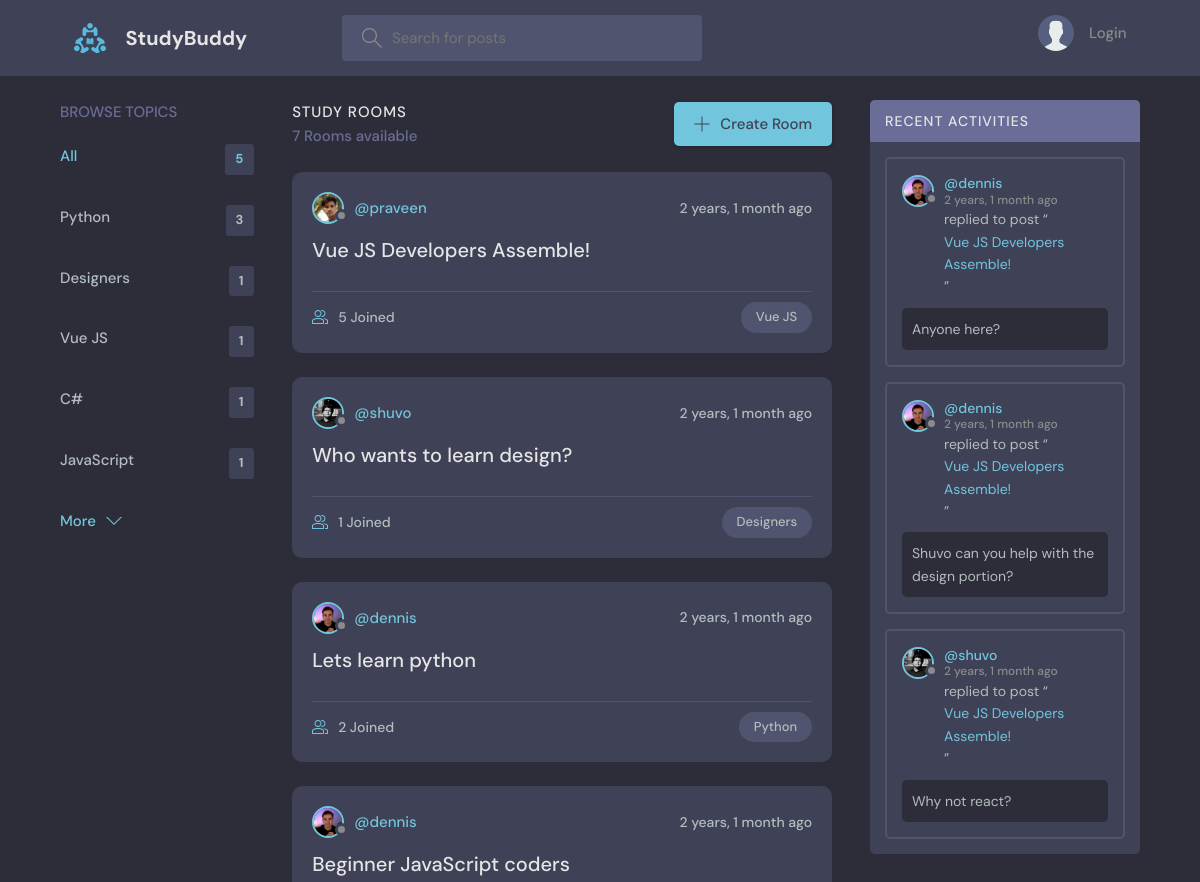
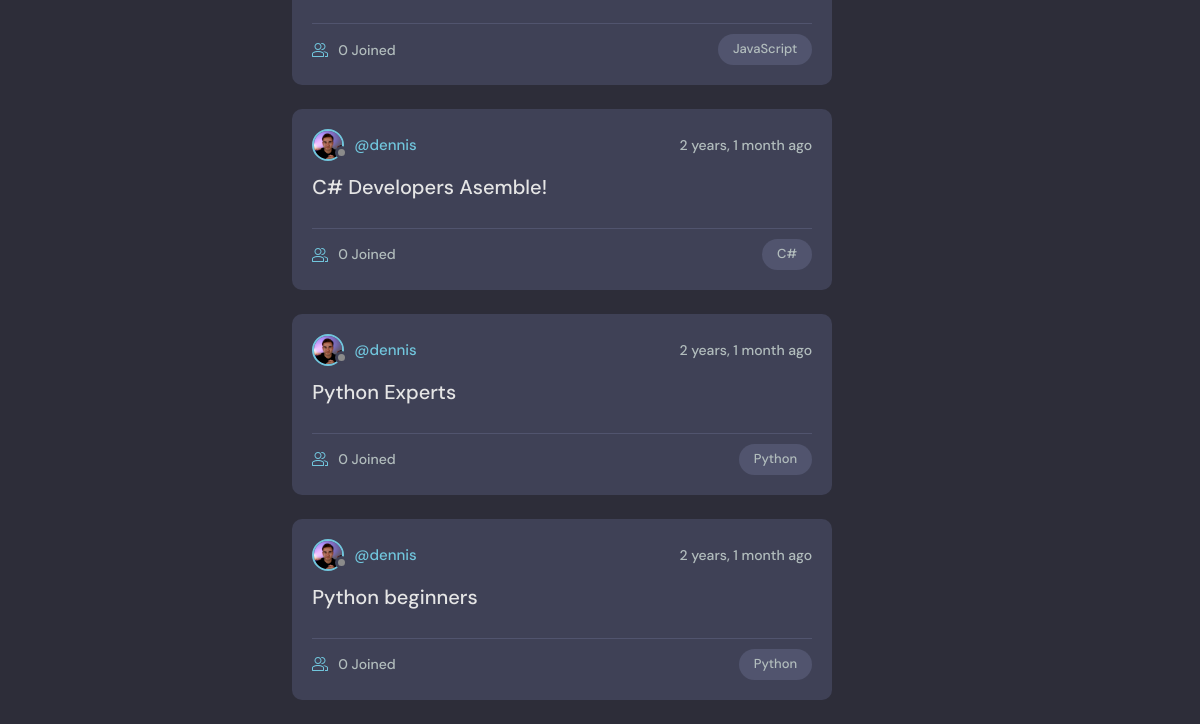
The app's page /, older data (2 pictures, top to bottom).
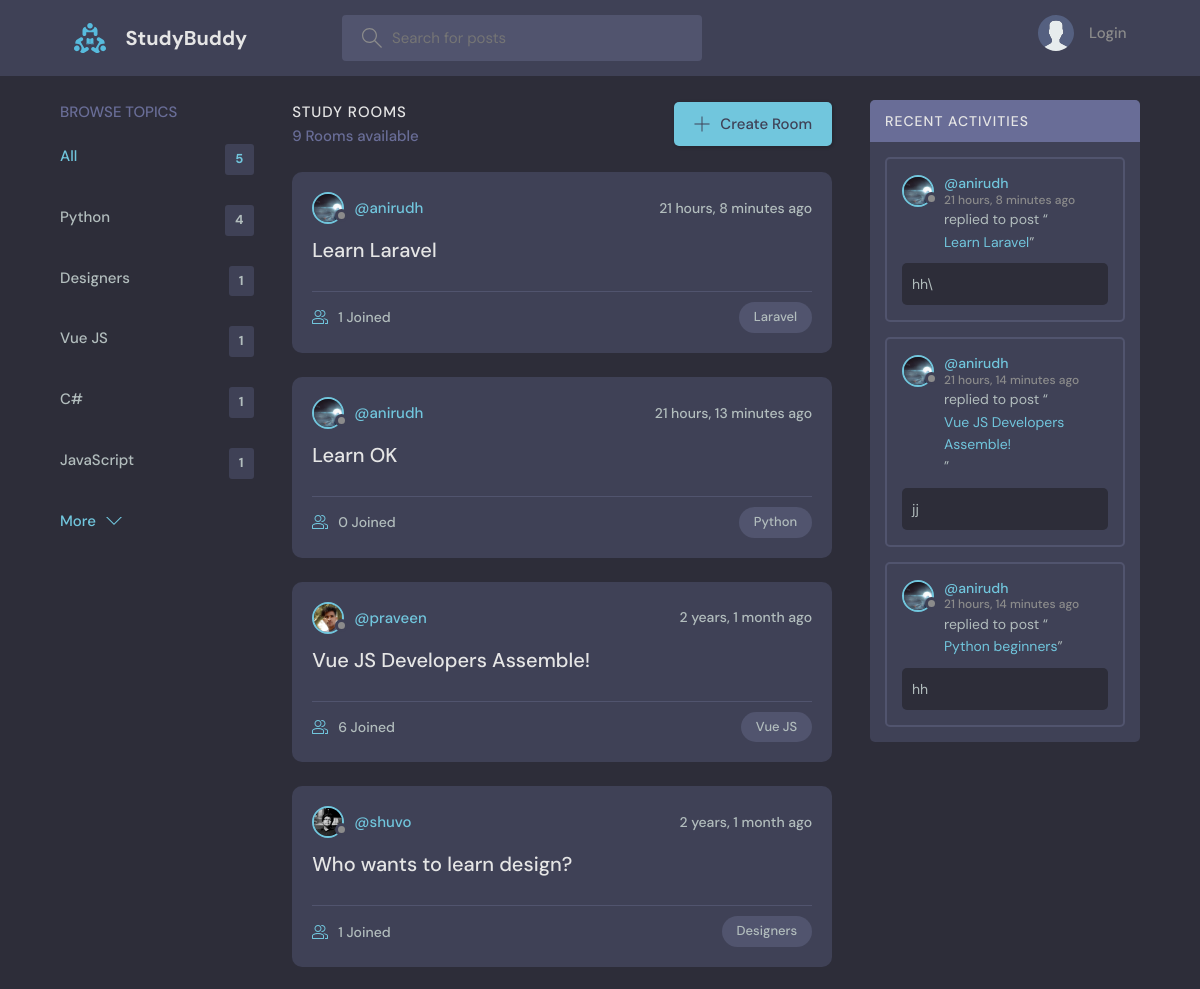
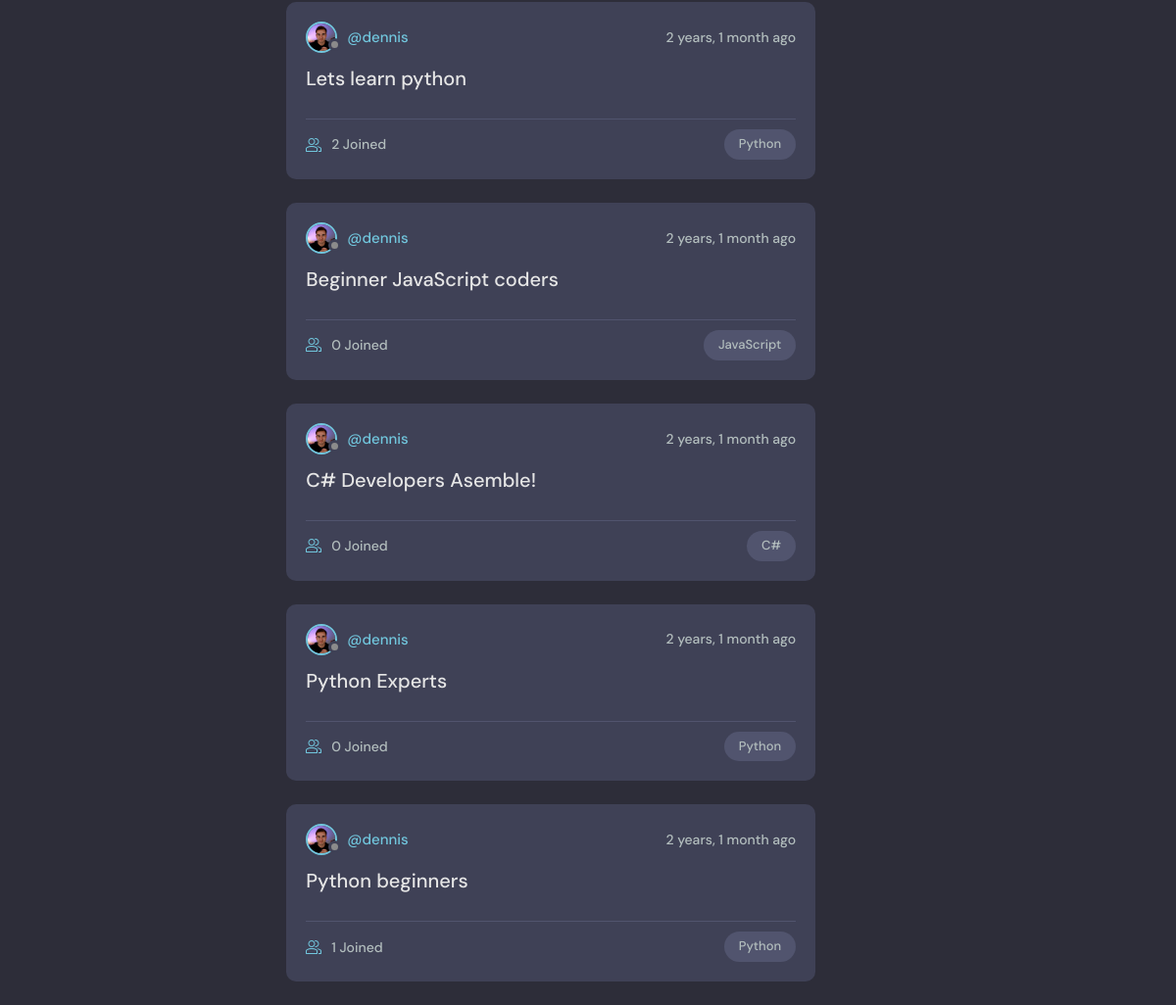
The same page, newer data (2 pictures, top to bottom).
### base/models.py (models this page shows, shortened)
class Topic(models.Model):
    name = models.CharField(max_length=200)

class Room(models.Model):
    host = models.ForeignKey(User, on_delete=models.SET_NULL, null=True)
    topic = models.ForeignKey(Topic, on_delete=models.SET_NULL, null=True)
    name = models.CharField(max_length=200)
    description = models.TextField(null=True, blank=True)
    participants = models.ManyToManyField(
    User, related_name='participants', blank=True)
    updated = models.DateTimeField(auto_now=True)
    created = models.DateTimeField(auto_now_add=True)
    class Meta:
        ordering = ['-updated', '-created']
    def __str__(self):
        return self.name

class User(AbstractUser):
    name = models.CharField(max_length=200, null=True)
    email = models.EmailField(unique=True, null=True)
    bio = models.TextField(null=True)
    avatar = models.ImageField(null=True, default="avatar.svg")
    USERNAME_FIELD = 'email'
    REQUIRED_FIELDS = ['username']

class Message(models.Model):
    user = models.ForeignKey(User, on_delete=models.CASCADE)
    room = models.ForeignKey(Room, on_delete=models.CASCADE)
    body = models.TextField()
    updated = models.DateTimeField(auto_now=True)
    created = models.DateTimeField(auto_now_add=True)
    class Meta:
        ordering = ['-updated', '-created']

### base/views.py (the view)
# urls.py: path('', views.home, name="home"),
def home(request):
    q = request.GET.get('q') if request.GET.get('q') != None else ''
    rooms = Room.objects.filter(
        Q(topic__name__icontains=q) |
        Q(name__icontains=q) |
        Q(description__icontains=q)
    )
    topics = Topic.objects.all()[0:5]
    room_count = rooms.count()
    room_messages = Message.objects.filter(
        Q(room__topic__name__icontains=q))[0:3]
    context = {'rooms': rooms, 'topics': topics,
               'room_count': room_count, 'room_messages': room_messages}
    return render(request, 'base/home.html', context)

### base/templates/base/home.html (shortened to what this page needs)
{% extends 'main.html' %}
{% block content %}
<main class="layout layout--3">
  <div class="container">
    {% include 'base/topics_component.html' %}
    <div class="roomList">
      <div class="roomList__header">
        <div>
          <h2>Study Rooms</h2>
          <p>{{room_count}} Rooms available</p>
        </div>
        <a class="btn btn--main" href="{% url 'create-room' %}">
          <svg version="1.1" xmlns="http://www.w3.org/2000/svg" width="32" height="32" viewBox="0 0 32 32">
            <title>add</title>
            <path
              d="M16.943 0.943h-1.885v14.115h-14.115v1.885h14.115v14.115h1.885v-14.115h14.115v-1.885h-14.115v-14.115z">
            </path>
          </svg>
          Create Room
        </a>
      </div>
      {% include 'base/feed_component.html' %}
    </div>
    {% include 'base/activity_component.html' %}
  </div>
</main>
{% endblock %}

### base/templates/base/topics_component.html
<div class="topics">
    <div class="topics__header">
        <h2>Browse Topics</h2>
    </div>
    <ul class="topics__list">
        <li>
            <a href="{% url 'home' %}" class="active">All <span>{{topics.count}}</span></a>
        </li>
        {% for topic in topics %}
        <li>
            <a href="{% url 'home' %}?q={{topic.name}}">{{topic.name}}<span>{{topic.room_set.all.count}}</span></a>
        </li>
        {% endfor %}
    </ul>
    <a class="btn btn--link" href="{% url 'topics' %}">
        More
        <svg version="1.1" xmlns="http://www.w3.org/2000/svg" width="32" height="32" viewBox="0 0 32 32">
            <title>chevron-down</title>
            <path d="M16 21l-13-13h-3l16 16 16-16h-3l-13 13z"></path>
        </svg>
    </a>
</div>

### base/templates/base/feed_component.html (shortened to what this page needs)
{% for room in rooms %}
<div class="roomListRoom">
    <div class="roomListRoom__header">
        <a href="{% url 'user-profile' room.host.id %}" class="roomListRoom__author">
            <div class="avatar avatar--small">
                <img src="{{room.host.avatar.url}}" />
            </div>
            <span>@{{room.host.username}}</span>
        </a>
        <div class="roomListRoom__actions">
            <span>{{room.created|timesince}} ago</span>
        </div>
    </div>
    <div class="roomListRoom__content">
        <a href="{% url 'room' room.id %}">{{room.name}}</a>
    </div>
    <div class="roomListRoom__meta">
        <a href="{% url 'room' room.id %}" class="roomListRoom__joined">
            {{room.participants.all.count}} Joined
        </a>
        <p class="roomListRoom__topic">{{room.topic.name}}</p>
    </div>
</div>
{% endfor %}

### base/templates/base/activity_component.html (shortened to what this page needs)
<div class="activities">
    <div class="activities__header">
        <h2>Recent Activities</h2>
    </div>
    {% for message in room_messages %}
    <div class="activities__box">
        <div class="activities__boxHeader roomListRoom__header">
            <a href="{% url 'user-profile' message.user.id %}" class="roomListRoom__author">
                <div class="avatar avatar--small">
                    <img src="{{message.user.avatar.url}}" />
                </div>
                <p>
                    @{{message.user.username}}
                    <span>{{message.created|timesince}} ago</span>
                </p>
            </a>
        </div>
        <div class="activities__boxContent">
            <p>replied to post “<a href="{% url 'room' message.room.id %}">{{message.room}}</a>”</p>
            <div class="activities__boxRoomContent">{{message.body}}</div>
        </div>
    </div>
    {% endfor %}
</div>

Row changes from the older to the newer data that the page shows:
no longer on this page (row unchanged): Message: user.avatar (picture), user.username "dennis", created "2 years, 1 month", room "Vue JS Developers Assemble!", body "Anyone here?"
no longer on this page (row unchanged): Message: user.avatar (picture), user.username "dennis", created "2 years, 1 month", room "Vue JS Developers Assemble!", body "Shuvo can you help with the design portion?"
no longer on this page (row unchanged): Message: user.avatar (picture), user.username "shuvo", created "2 years, 1 month", room "Vue JS Developers Assemble!", body "Why not react?"
computed for Topic "Python": room_set.all.count "3" → "4"
added Room: host.avatar (picture), host.username "anirudh", created "21 hours, 8 minutes", name "Learn Laravel", participants.all.count "1", topic.name "Laravel"
added Room: host.avatar (picture), host.username "anirudh", created "21 hours, 13 minutes", name "Learn OK", participants.all.count "0", topic.name "Python"
computed for Room "Vue JS Developers Assemble!": participants.all.count "5" → "6"
computed for Room "Python beginners": participants.all.count "0" → "1"
added Message: user.avatar (picture), user.username "anirudh", created "21 hours, 8 minutes", room "Learn Laravel", body "hh\\"
added Message: user.avatar (picture), user.username "anirudh", created "21 hours, 14 minutes", room "Vue JS Developers Assemble!", body "jj"
added Message: user.avatar (picture), user.username "anirudh", created "21 hours, 14 minutes", room "Python beginners", body "hh"
Text that changed along with them:
{{ room_count }}: "7" → "9"
